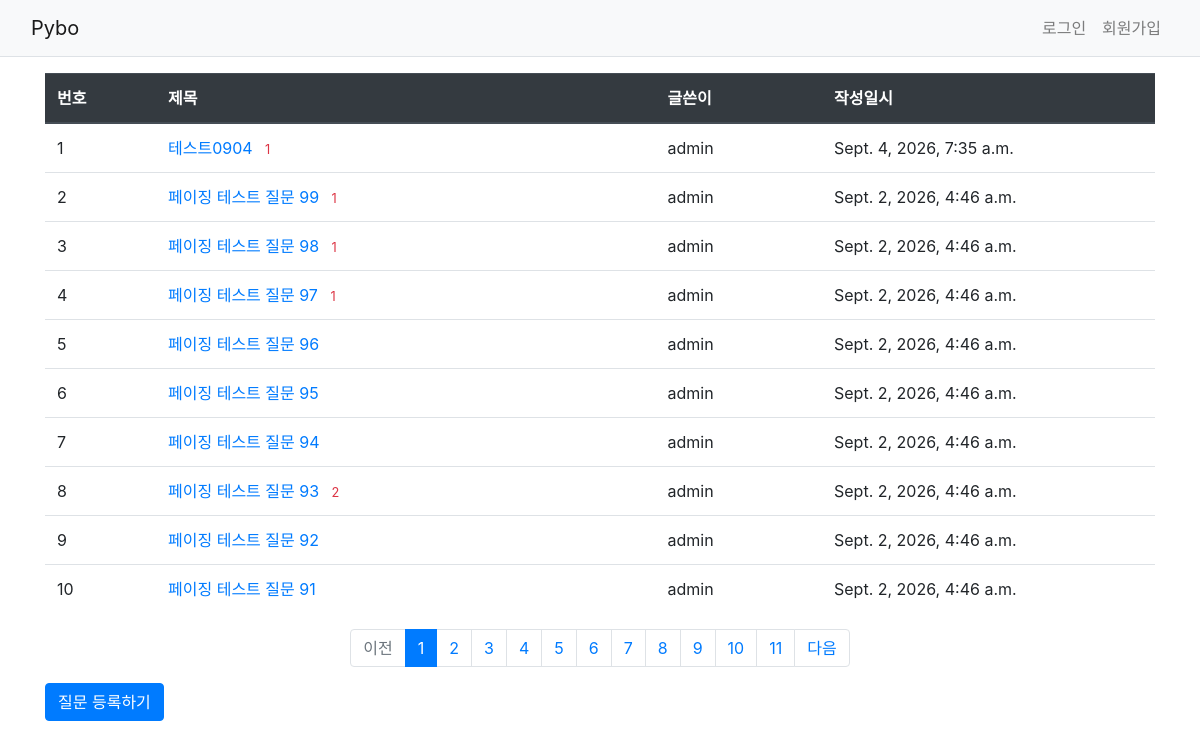
Before: /pybo/ with the older database file.
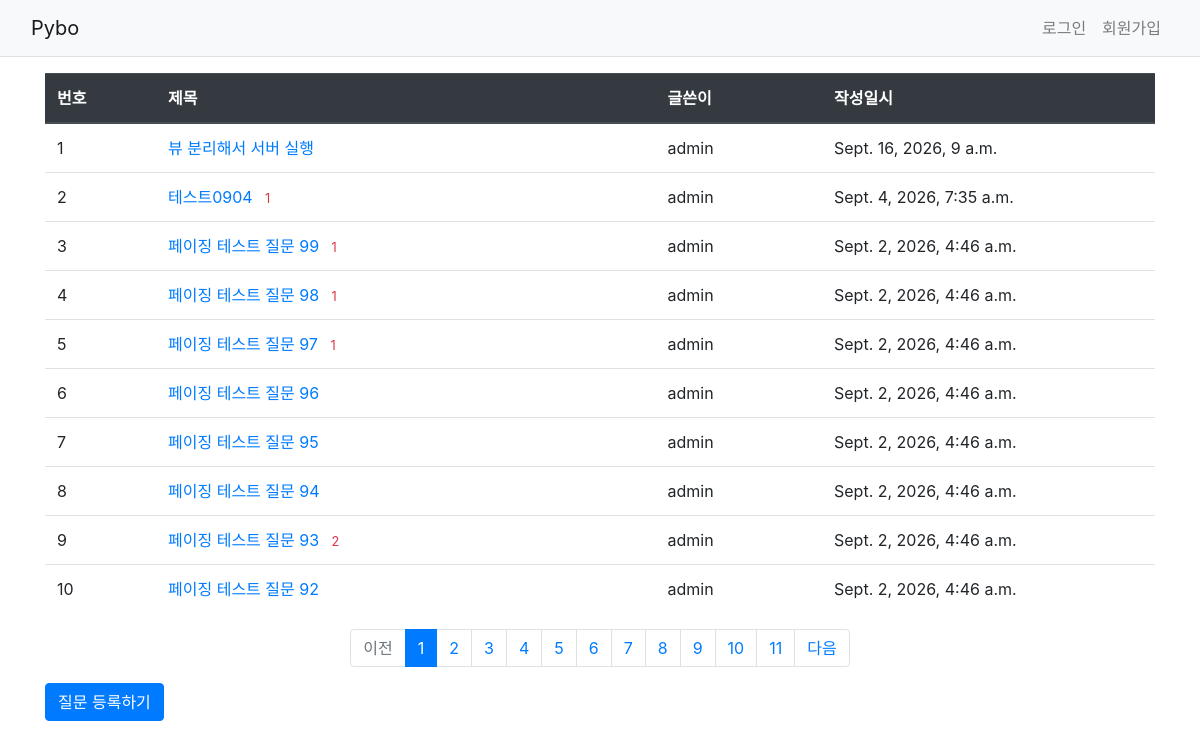
After: the same page with the newer database file.
### pybo/models.py (models this page shows, shortened)
class Question(models.Model):
    author = models.ForeignKey(
        User,
        on_delete=models.CASCADE,
        related_name='author_question',
    )
    subject = models.CharField(
        max_length=200,
    )
    content = models.TextField()
    create_date = models.DateTimeField()
    modify_date = models.DateTimeField(
        null=True,
        blank=True,
    )
    voter = models.ManyToManyField(
        User,
        related_name='voter_question',
        blank=True,
    )

### pybo/views/base_views.py (the view)
def index(request):
    page = request.GET.get('page', '1')
    question_list = Question.objects.order_by('-create_date')
    paginator = Paginator(question_list, 10)
    page_obj = paginator.get_page(page)
    context = {
        'question_list': page_obj,
    }
    return render(
        request,
        'pybo/question_list.html',
        context,
    )

### templates/pybo/question_list.html
{% extends 'base.html' %}
{% block content %}
<div class="container my-3">
    <table class="table">
        <thead>
            <tr class="thead-dark">
                <th style="width: 10%;">번호</th>
                <th style="width: 45%;">제목</th>
                <th style="width: 15%;">글쓴이</th>
                <th style="width: 30%;">작성일시</th>
            </tr>
        </thead>
    <tbody>
        {% if question_list %}
            {% for question in question_list %}
            <tr>
                <td>{{ forloop.counter }}</td>
                <td>
                    <a href="{% url 'pybo:detail' question.id %}">
                        {{ question.subject }}
                    </a>
                    {% if question.answer_set.count > 0 %}
                    <span class="text-danger small mx-2">
                        {{ question.answer_set.count }}
                    </span>
                    {% endif %}
                </td>
                <td>
                    {{ question.author.username }}
                </td>
                <td>{{ question.create_date }}</td>
            </tr>
            {% endfor %}
        {% else %}
            <tr>
                <td colspan="4">
                    질문이 없습니다.
                </td>
            </tr>
        {% endif %}
        </tbody>
    </table>
    <ul class="pagination justify-content-center">
        {% if question_list.has_previous %}
        <li class="page-item">
            <a class="page-link"
               href="?page={{ question_list.previous_page_number }}">
                이전
            </a>
        </li>
        {% else %}
        <li class="page-item disabled">
            <a class="page-link" href="#">
                이전
            </a>
        </li>
        {% endif %}
        {% for page_number in question_list.paginator.page_range %}
        <li class="page-item
                   {% if page_number == question_list.number %}active{% endif %}">
<a class="page-link"
               href="?page={{ page_number }}">
                {{ page_number }}
            </a>
        </li>
        {% endfor %}
        {% if question_list.has_next %}
        <li class="page-item">
            <a class="page-link"
               href="?page={{ question_list.next_page_number }}">
                다음
            </a>
        </li>
        {% else %}
        <li class="page-item disabled">
            <a class="page-link" href="#">
                다음
            </a>
        </li>
        {% endif %}
</ul>
<a href="{% url 'pybo:question_create' %}"
       class="btn btn-primary">
        질문 등록하기
    </a>
</div>
{% endblock %}

Changed rows visible on the page:
no longer on this page (row unchanged): Question: subject "페이징 테스트 질문 91", author.username "admin", create_date "Sept. 2, 2026, 4:46 a.m."
added Question: subject "뷰 분리해서 서버 실행", author.username "admin", create_date "Sept. 16, 2026, 9 a.m."
